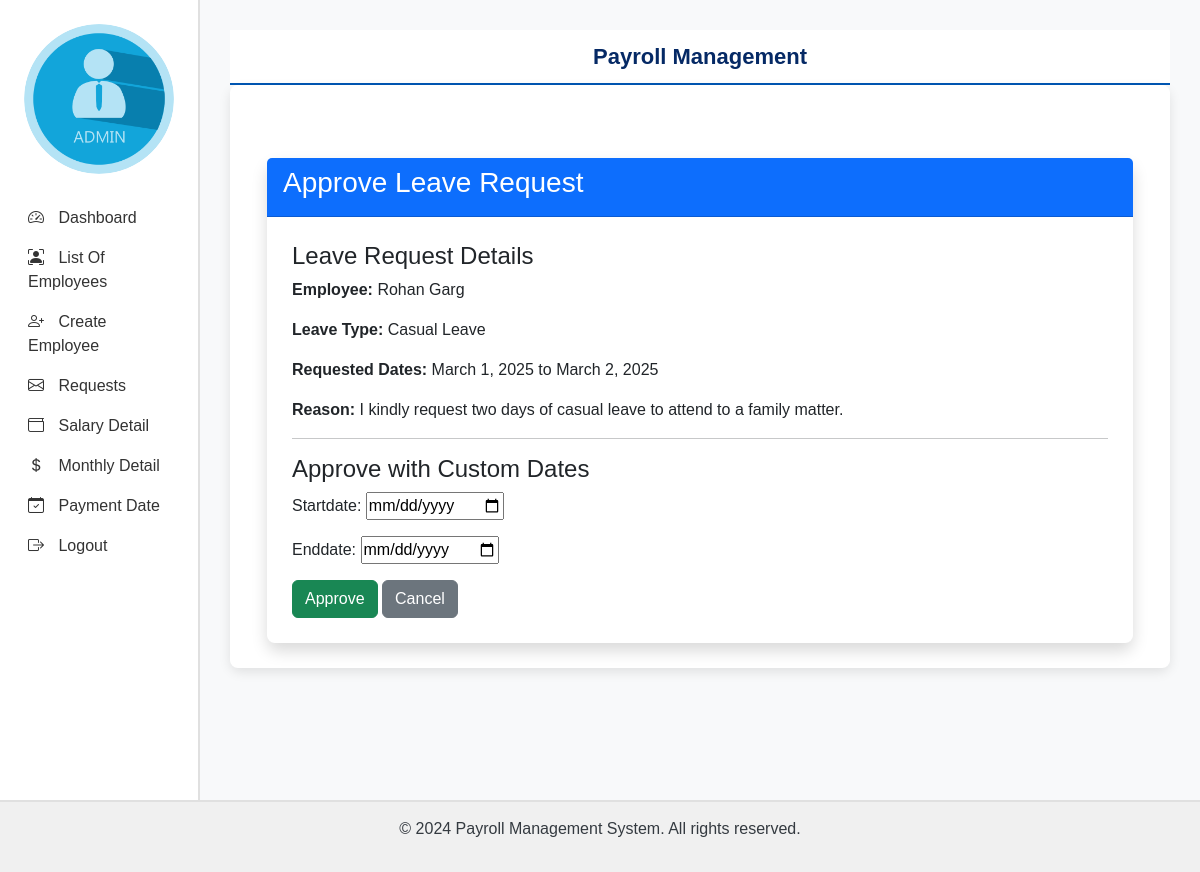
/approve_leave/49/ (signed in), run on the app's committed database.
### employee/models.py (models this page shows, shortened)
class Leave(models.Model):
    leaveId = models.AutoField(primary_key=True)
    employee = models.ForeignKey('EmployeeDetail', on_delete=models.CASCADE)
    leaveType = models.CharField(max_length=50)
    requestedStartDate = models.DateField()
    requestedEndDate = models.DateField()
    startDate = models.DateField(null=True, blank=True)
    endDate = models.DateField(null=True, blank=True)
    daysRequested = models.PositiveIntegerField()
    daysApproved = models.PositiveIntegerField()
    status = models.CharField(
        max_length=20,
        choices=[('Approved', 'Approved'), ('Pending', 'Pending'), ('Rejected', 'Rejected')],
        default='Pending'
    )
    reason = models.TextField(null=True, blank=True)

class EmployeeDetail(models.Model):
    employee_id = models.AutoField(primary_key=True)  # Auto-incrementing ID (renamed to employee_id for consistency)
    user = models.OneToOneField(User, on_delete=models.CASCADE)  # One-to-one relationship with User model
    emp_code = models.CharField(max_length=50)  # Employee code
    emp_dept = models.CharField(max_length=50, null=True)  # Employee department
    designation = models.CharField(max_length=50, null=True)  # Job title or designation
    contact = models.CharField(max_length=50, null=True)  # Contact number
    gender = models.CharField(max_length=50, null=True)  # Gender
    joining_date = models.DateField(null=True)  # Date of joining the company

### employee/views.py (the view)
# urls.py: path('approve_leave/<int:leaveId>/', approve_leave, name='approve_leave'),
@login_required
def approve_leave(request, leaveId):
    if not request.user.is_staff:
        return redirect('admin_login')  # Redirect if user is not admin
    leave = get_object_or_404(Leave, leaveId=leaveId)
    if request.method == 'POST':
        form = ApproveLeaveForm(request.POST, instance=leave)
        if form.is_valid():
            leave = form.save(commit=False)
            leave.status = 'Approved'
            leave.daysApproved = (leave.endDate - leave.startDate).days + 1
            leave.save()
            messages.success(request, f"Leave request for {leave.employee.user.first_name} has been approved with custom dates.")
            return redirect('leave_requests')
    else:
        form = ApproveLeaveForm(instance=leave)
    return render(request, 'approve_leave.html', {'form': form, 'leave': leave})

### employee/form.py
class ApproveLeaveForm(forms.ModelForm):
    startDate = forms.DateField(widget=forms.DateInput(attrs={'type': 'date'}), required=True)
    endDate = forms.DateField(widget=forms.DateInput(attrs={'type': 'date'}), required=True)
    class Meta:
        model = Leave
        fields = ['startDate', 'endDate']

### employee/templates/approve_leave.html (shortened to what this page needs)
{% extends 'admin_base.html' %}
{% block main %}
<div class="container mt-5">
    <div class="card shadow">
        <div class="card-header bg-primary text-white">
            <h3>Approve Leave Request</h3>
        </div>
        <div class="card-body">
            <h4>Leave Request Details</h4>
            <p><strong>Employee:</strong> {{ leave.employee.user.first_name }} {{ leave.employee.user.last_name }}</p>
            <p><strong>Leave Type:</strong> {{ leave.leaveType }}</p>
            <p><strong>Requested Dates:</strong> {{ leave.requestedStartDate }} to {{ leave.requestedEndDate }}</p>
            <p><strong>Reason:</strong> {{ leave.reason }}</p>
            <hr>
            <h4>Approve with Custom Dates</h4>
            <form method="post">
                {{ form.as_p }}
                <button type="submit" class="btn btn-success">Approve</button>
                <a href="{% url 'leave_requests' %}" class="btn btn-secondary">Cancel</a>
            </form>
        </div>
    </div>
</div>
{% endblock %}

### employee/templates/admin_base.html (style rules this page uses)
body { font-family: Arial, sans-serif; background-color: #f8f9fa; color: #343a40; }
.card { border-radius: 10px; border: none; box-shadow: 0 4px 12px rgba(0, 0, 0, 0.1); }
.card-body { background-color: white; padding: 25px; border-radius: 8px; }

### data on the page
Leave: employee.user.first_name "Rohan", employee.user.last_name "Garg", leaveType "Casual Leave", requestedStartDate "March 1, 2025", requestedEndDate "March 2, 2025", reason "I kindly request two days of casual leave to attend to a family matter."
